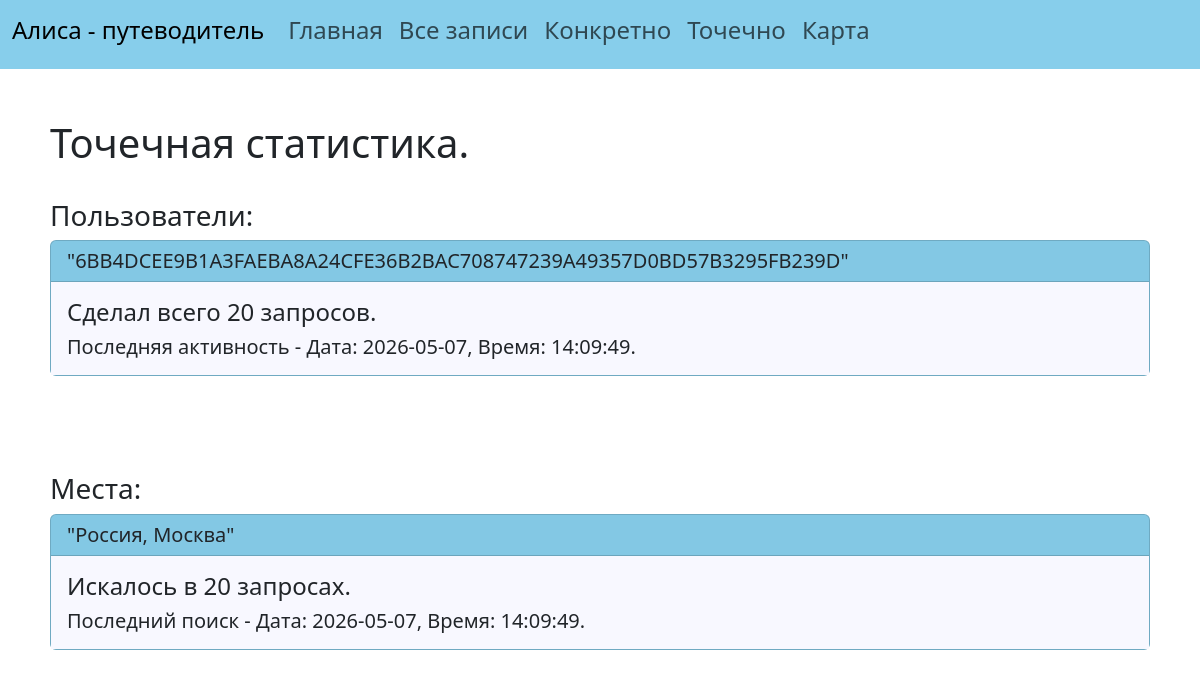
/statistics_of_users_and_places, run on an earlier commit of the app's database.
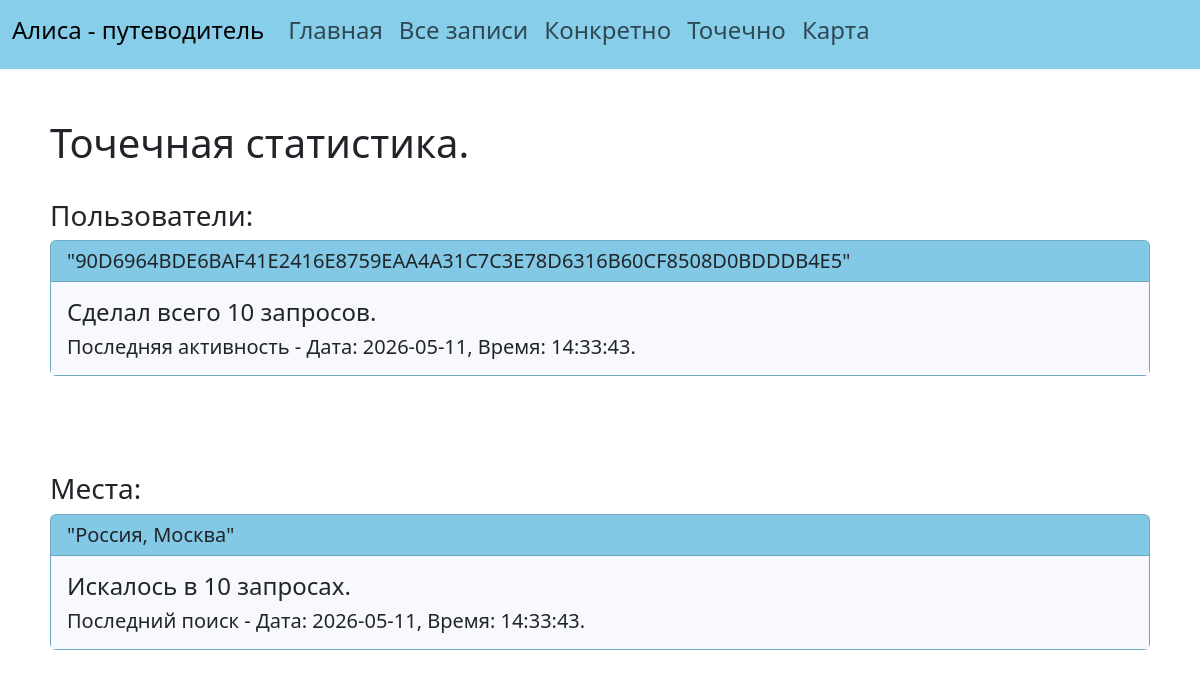
And on a later commit of the database.
### data/statistics.py (models this page shows)
class Statistics(SqlAlchemyBase):
    __tablename__ = 'statistics'
    id = sqlalchemy.Column(sqlalchemy.Integer, primary_key=True, autoincrement=True)
    user_id = sqlalchemy.Column(sqlalchemy.String, nullable=True)
    url = sqlalchemy.Column(sqlalchemy.String, nullable=False)
    picture_id = sqlalchemy.Column(sqlalchemy.String, nullable=False)
    full_name_place = sqlalchemy.Column(sqlalchemy.String, nullable=False)
    created_date = sqlalchemy.Column(sqlalchemy.DateTime, default=datetime.datetime.now)

### main.py (the view)
@app.route('/statistics_of_users_and_places')
def statistics_of_users_and_places():
    db_sess = db_session.create_session()
    lines = db_sess.query(Statistics).all()
    list_of_users = sorted(list(set(list(map(lambda x: x.user_id, lines)))))
    transform_users = []
    for user in list_of_users:
        number_of_requests = len(list(filter(lambda x: x.user_id == user, lines)))
        last_time = max(list(map(lambda x: x.created_date, list(filter(lambda x: x.user_id == user,
                                                                       lines))))).strftime(
            "Дата: %Y-%m-%d, Время: %H:%M:%S")
        transform_users.append([user, number_of_requests, last_time])
    list_of_places = sorted(list(set(list(map(lambda x: x.full_name_place, lines)))))
    transform_places = []
    for place in list_of_places:
        number_of_requests = len(list(filter(lambda x: x.full_name_place == place, lines)))
        last_time = max(list(map(lambda x: x.created_date, list(filter(lambda x: x.full_name_place == place,
                                                                       lines))))).strftime(
            "Дата: %Y-%m-%d, Время: %H:%M:%S")
        transform_places.append([place, number_of_requests, last_time])
    return render_template('statistics_of_users_and_places.html',
                           list_of_users=transform_users, list_of_places=transform_places)

### data/db_session.py (called while the page is built)
def create_session() -> Session:
    global __factory
    return __factory()

### templates/statistics_of_users_and_places.html
{% extends "base.html"%}
{% set title = 'Точечная статистика' %}
{% block content %}
    <h1>Точечная статистика.</h1>
    <br>
    <h3>Пользователи:</h3>
    {% for user in list_of_users %}
        <div class="card" style="background-color: skyblue">
            <h5 class="card-header">"{{user[0]}}"</h5>
            <div class="card-body" style="background-color: ghostwhite">
                <h4 class="card-title">Сделал всего {{user[1]}} запросов.</h4>
                <h5 class="card-text">Последняя активность - {{user[2]}}.</h5>
            </div>
        </div>
        <br>
        <br>
    {% endfor %}
    <br>
    <br>
    <h3>Места:</h3>
    {% for place in list_of_places %}
        <div class="card" style="background-color: skyblue">
            <h5 class="card-header">"{{place[0]}}"</h5>
            <div class="card-body" style="background-color: ghostwhite">
                <h4 class="card-title">Искалось в {{place[1]}} запросах.</h4>
                <h5 class="card-text">Последний поиск - {{place[2]}}.</h5>
            </div>
        </div>
        <br>
        <br>
    {% endfor %}
{% endblock %}

What changed in the data, as far as the page shows it:
removed Statistics: user "6BB4DCEE9B1A3FAEBA8A24CFE36B2BAC708747239A49357D0BD57B3295FB239D", user "20", user "Дата: 2026-05-07, Время: 14:09:49", full_name_place "Россия, Москва", place "20", place "Дата: 2026-05-07, Время: 14:09:49"
added Statistics: user "90D6964BDE6BAF41E2416E8759EAA4A31C7C3E78D6316B60CF8508D0BDDDB4E5", user "10", user "Дата: 2026-05-11, Время: 14:33:43", full_name_place "Россия, Москва", place "10", place "Дата: 2026-05-11, Время: 14:33:43"
